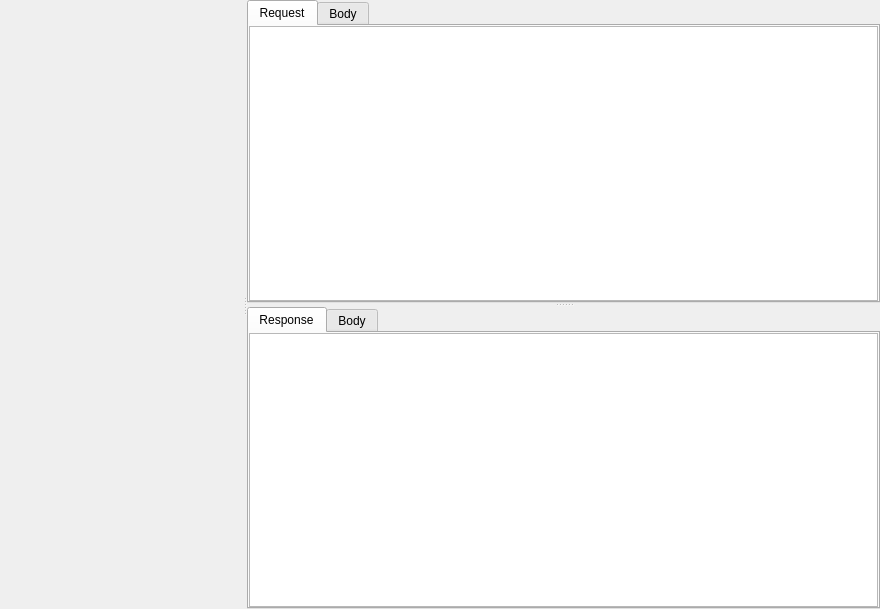
<?xml version="1.0" encoding="UTF-8"?>
<ui version="4.0">
 <class>NetworkPage</class>
 <widget class="QWidget" name="NetworkPage">
  <property name="geometry">
   <rect>
    <x>0</x>
    <y>0</y>
    <width>880</width>
    <height>609</height>
   </rect>
  </property>
  <property name="windowTitle">
   <string>Form</string>
  </property>
  <layout class="QVBoxLayout" name="verticalLayout">
   <property name="spacing">
    <number>0</number>
   </property>
   <property name="leftMargin">
    <number>0</number>
   </property>
   <property name="topMargin">
    <number>0</number>
   </property>
   <property name="rightMargin">
    <number>0</number>
   </property>
   <property name="bottomMargin">
    <number>0</number>
   </property>
   <item>
    <widget class="QSplitter" name="splitter_2">
     <property name="orientation">
      <enum>Qt::Horizontal</enum>
     </property>
     <widget class="FlowTableContainer" name="flowTableContainer" native="true"/>
     <widget class="QSplitter" name="splitter">
      <property name="orientation">
       <enum>Qt::Vertical</enum>
      </property>
      <widget class="QTabWidget" name="requestTabs">
       <widget class="QPlainTextEdit" name="requestText">
        <attribute name="title">
         <string>Request</string>
        </attribute>
       </widget>
       <widget class="QWidget" name="tab_2">
        <attribute name="title">
         <string>Body</string>
        </attribute>
       </widget>
      </widget>
      <widget class="QTabWidget" name="responseTabs">
       <widget class="QPlainTextEdit" name="responseText">
        <attribute name="title">
         <string>Response</string>
        </attribute>
       </widget>
       <widget class="QWidget" name="tab_4">
        <attribute name="title">
         <string>Body</string>
        </attribute>
       </widget>
      </widget>
     </widget>
    </widget>
   </item>
  </layout>
 </widget>
 <customwidgets>
  <customwidget>
   <class>FlowTableContainer</class>
   <extends>QWidget</extends>
   <header>network/widgets/flow_table_container.h</header>
   <container>1</container>
  </customwidget>
 </customwidgets>
 <resources/>
 <connections/>
</ui>
